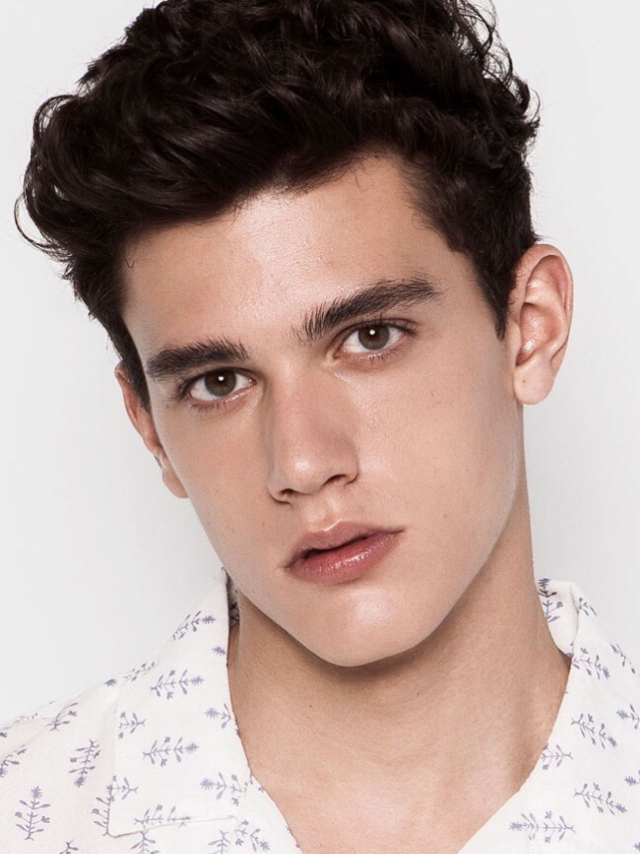
#> input picture face.jpg, 1280 x 1707 px (shown at 1/2 size)
$ python face_detector.py
#> lines starting #> are read from the running program, lines starting #| are printed output that depends on the picture; after the words box and inside, x2 and y2 are one past the last pixel; in counts of white or black regions, pixels touching at a corner belong together
# waitKey(delayValue) , delayValue<=0 is a special value means forever
# delayValue = any milliseconds ,then the method returns ASCII code[ord('key pressed')] of any key pressed or
# -1 if no key is pressed during delayed time.
import cv2

face_cascade=cv2.CascadeClassifier("haarcascade_frontalface_default.xml") #face cascade object is created
img = cv2.imread("face.jpg")
#> img is the input picture: shape (1707, 1280, 3); mean B, G, R 152.3, 159.1, 180.2
gray_img= cv2.cvtColor(img,cv2.COLOR_BGR2GRAY)
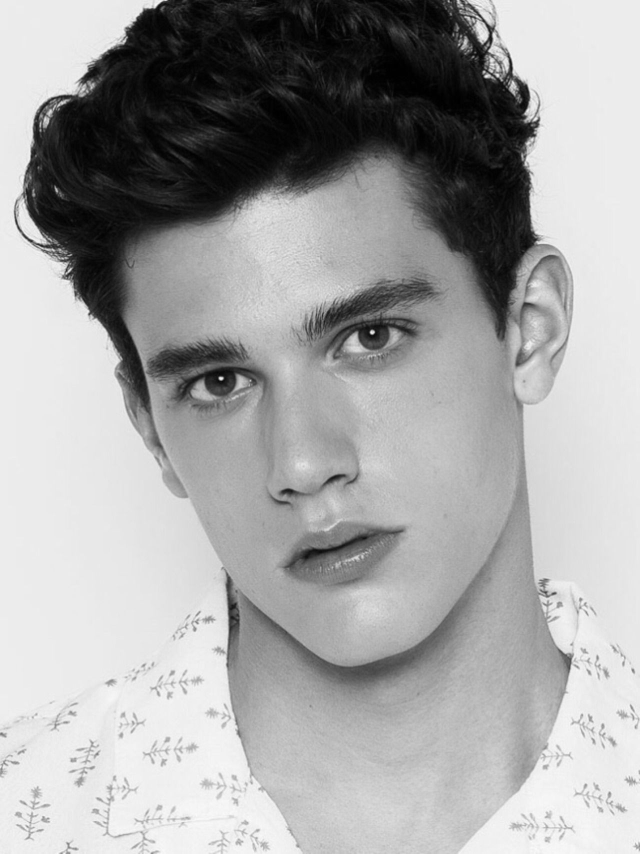
#> gray_img: shape (1707, 1280) (shown at 1/2 size); min 0, max 253, mean 164.6

faces = face_cascade.detectMultiScale(gray_img,
scaleFactor= 1.05,                         #scaling factor to create image pyramid smaller the image lesser the work for detector large face converted to smaller
minNeighbors=5)              # gives 4 values: top corner x,y  and width,height
#> faces = [[113, 325, 988, 988]]

for x,y,w,h in faces:
    img=cv2.rectangle(img,(x,y),(x+w,y+h),(0,255,0),3)  # updating img object already created
#> this loop made 1 pass
#> pass 1, `img=cv2.rectangle(img,(x,y),(x+w,y+h),(0,255,0),3)`:
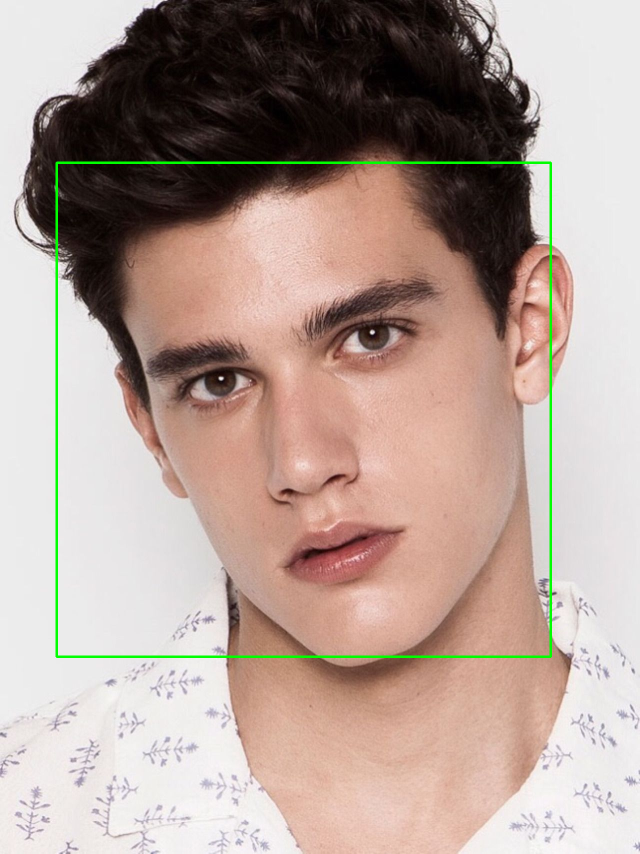
#> img: shape (1707, 1280, 3) (shown at 1/2 size); 0.9% of pixels changed, all inside (x1, y1, x2, y2) = (111, 323, 1104, 1316)

resized = cv2.resize(img,(img.shape[1]//3,img.shape[0]//3))
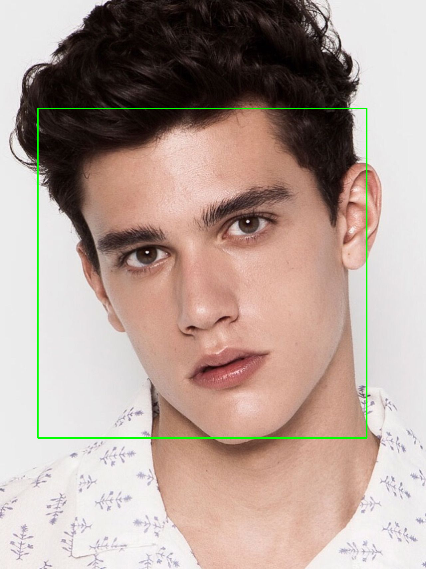
#> resized: shape (569, 426, 3); mean B, G, R 151, 159.8, 178.7
cv2.imshow("gray",resized)
k=cv2.waitKey(1000)
#> (key Esc is pressed here)
cv2.destroyAllWindows()
print(k)
